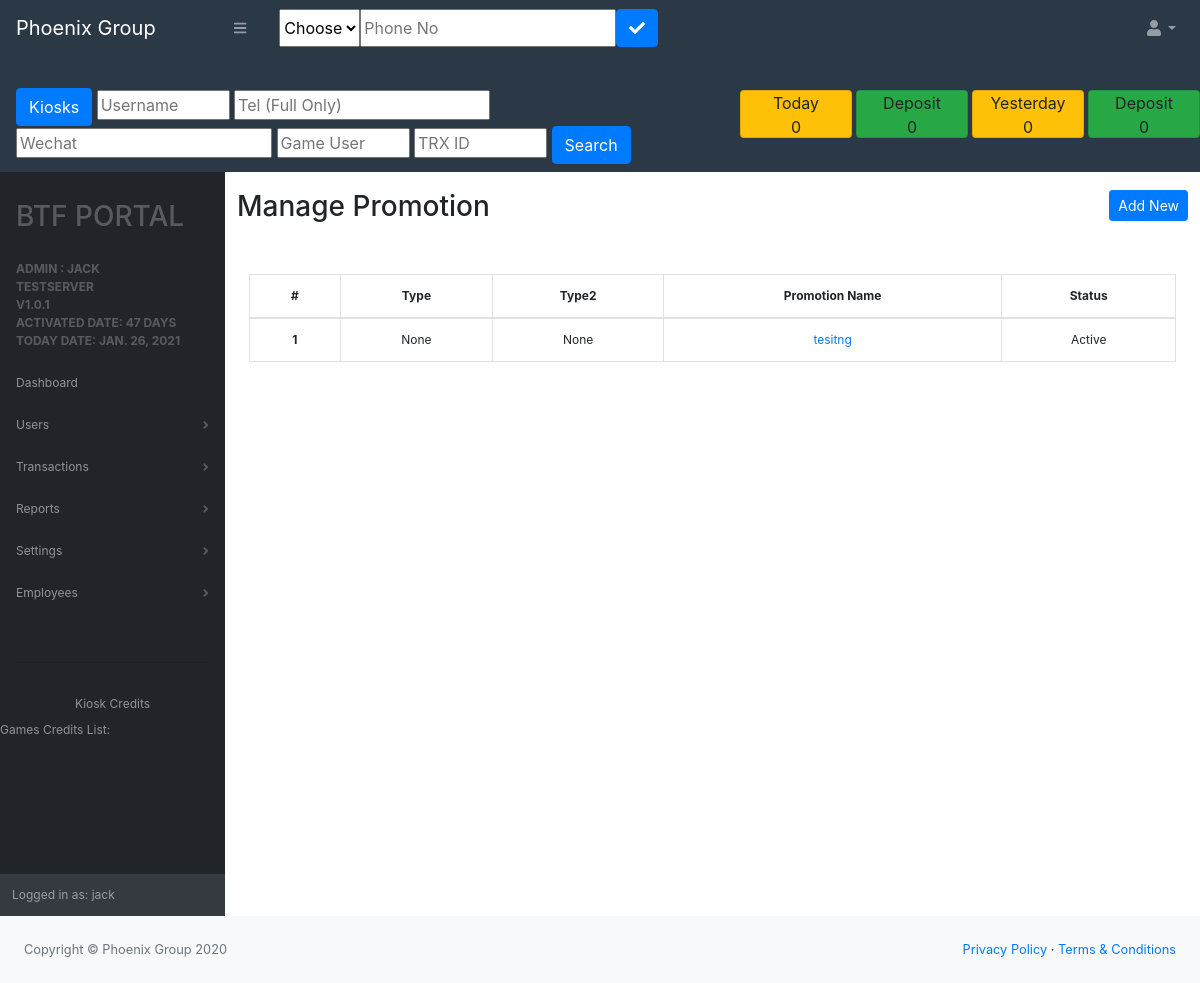
The page /manage_promotion (signed in) on the database its author committed.
### accounts/models.py (models this page shows, shortened)
class Promotion(models.Model):	#add_game
	CATEGORY = {
		('Slot','Slot'),
		('Casino','Casino'),
		('Sports','Sports'),
		('Fish','Fish'),
		('7/11','7/11'),
	}
	MAIN =	(
		('Main','Main'),
	)
	STATUS =	(
		('Active','Active'),
		('Inactive','Inactive'),
	)
	ONOFF =	(
		('On','On'),
		('Off','Off'),
	)
	DAY =	(
		('Monday','Monday'),
		('Tuesday','Tuesday'),
		('Wednesday','Wednesday'),
		('Thursday','Thursday'),
		('Friday','Friday'),
		('Saturday','Saturday'),
		('Sunday','Sunday'),
	)
	USAGE = {
		('Daily','Daily'),
		('Weekly','Weekly'),
		('Monthly','Monthly'),
		('Yearly','Yearly'),
		('One Time Only','One Time Only'),
		('Unlimited','Unlimited'),
		('Twice a Day','Twice a Day'),
		('Thrice a Day','Thrice a Day'),
	}
	PROMO_TYPE1 = {
		('Promo','Promo'),
		('Free Credit','Free Credit'),
		('Recommend','Recommend'),
		('Void Credit','Void Credit'),
		('Borrow Credit','Borrow Credit'),
		('Lock Credit','Lock Credit'),
		('Withdrawal','Withdrawal'),
	}
	PROMO_TYPE2 = {
		('Rebate Bonus','Rebate Bonus'),
		('No Bonus','No Bonus'),
		('No Bonus Topup','No Bonus (Below Minimum Topup Amount)'),
		('Ticket','Ticket'), #By accumulate    By per ticket
	}
	TICKET_TAG =	(
		('Accumulate','By Accumulate'),
		('Ticket','By Per Ticket'),
	)
	name                    = models.CharField(max_length=254, null=False,blank=False)
	category                = models.CharField(max_length=200, null=True, blank=True,choices=MAIN)
	tag1                    = models.CharField(max_length=200, null=True, blank=True,choices=PROMO_TYPE1)
	tag2                    = models.CharField(max_length=200, null=True, blank=True,choices=PROMO_TYPE2)
	ticket_tag              = models.CharField(max_length=200, null=True, blank=True,choices=TICKET_TAG)
	amount_percentage       = models.IntegerField(default=0)
	amount                  = models.FloatField(default=0.00)
	max_claim_amount        = models.FloatField(default=0.00)
	min_transaction_amount  = models.FloatField(default=0.00)
	max_transaction_amount  = models.FloatField(default=0.00)
	min_deposit_amount      = models.FloatField(default=0.00)
	max_deposit_amount      = models.FloatField(default=0.00)
	min_withdrawal_rollover = models.FloatField(default=0.00)
	max_withdrawal_rollover = models.FloatField(default=0.00)
	min_withdrawal_turnover = models.FloatField(default=0.00)
	max_withdrawal_turnover = models.FloatField(default=0.00)
	min_withdrawal_amount   = models.FloatField(default=0.00)
	max_withdrawal_amount   = models.FloatField(default=0.00)
	override                = models.CharField(default="Off", max_length=200, null=True, blank=True,choices=ONOFF)
	rebate_date_from        = models.CharField(max_length=254, null=True, blank=True)
	rebate_date_to          = models.CharField(max_length=254, null=True, blank=True)
	rebate_day              = models.CharField(default="Off", max_length=200, null=True, blank=True,choices=DAY)
	game_category           = models.CharField(max_length=200, null=True, blank=True,choices=CATEGORY)
	restriction_category    = models.CharField(max_length=200, null=True, blank=True,choices=CATEGORY)
	restriction_game        = models.ForeignKey(Game, null=True, blank=True, on_delete=models.SET_NULL)
	usage                   = models.CharField(max_length=200, null=True, blank=True,choices=USAGE)
	message                 = models.TextField(max_length=254, null=True, blank=True)
	status                  = models.CharField(max_length=200, null=True, choices=STATUS,default='Active')\
	date_created = models.DateTimeField(auto_now_add=True)
	date_updated = models.DateTimeField(auto_now=True)

### accounts/views.py (the view)
# urls.py: path('manage_promotion', views.manage_promotion, name='manage_promotion'),
@login_required(login_url='login')
def manage_promotion(request):
	promotions = Promotion.objects.all().order_by("id")
	context    = {'promotions':promotions}
	return render(request, 'accounts/manage/manage_promotion.html',  context)

### accounts/views.py (called while the page is built)
def activeDate_on_all_page(request): # show activate dated
	hostname 		  = request.get_host()
	timeNow_side      = datetime.now().date()
	present           = datetime.now()
	future            = datetime(2020, 9, 24)
	active_date		  = datetime.now() - datetime(2020, 9, 24)
	active_date1	  = datetime.now() - datetime(2020, 12, 10)
	active_date2	  = datetime.now() - datetime(2020, 9, 24)
	active_date3	  = datetime.now() - datetime(2020, 9, 24)
	return {'active_date': active_date,
	'active_date1': active_date1,
	'active_date2': active_date2,
	'active_date3': active_date3,
	'timeNow_side':timeNow_side,"hostname":hostname}

def referral_on_all_pages(request):
    return {'referrals': Referral.objects.all().order_by("id")}

def bank_on_all_pages(request):
    return {'banks': Bank.objects.all().order_by("id")}

def game_on_all_pages(request):
    return {'games': Game.objects.all().order_by("id")}

### accounts/templates/accounts/manage/manage_promotion.html
{% extends 'accounts/main.html' %} {% block content %}
<br>
<div class="row">
    <h3>Manage Promotion</h3>
    <div class="ml-auto">
        <a class="btn btn-sm btn-primary " href="{% url 'add_promotion' %}">Add New</a>
    </div>
</div>
<br>
<table class="table table-bordered mt-4 align-content-center align-items-center text-center ">
    <thead>
        <tr>
            <th scope="col ">#</th>
            <th scope="col ">Type</th>
            <th scope="col ">Type2</th>
            <th scope="col ">Promotion Name</th>
            <th scope="col ">Status</th>
        </tr>
    </thead>
    <tbody>
        {% for promotion in promotions %}
        <tr>
            <th scope="row ">{{forloop.counter}}</th>
            <td>{{promotion.tag1}}</td>
            <td>{{promotion.tag2}}</td>
            <td><a href="{% url 'edit_promotion' promotion.id %}">{{promotion.name}}</a></td>
            <td>{{promotion.status}}</td>
            {% endfor %}
    </tbody>
</table>
{% endblock content %}

### accounts/templates/accounts/main.html (shortened to what this page needs)
{% load static %}
<!DOCTYPE html>
<html lang="en">
<head>
</head>
<body>
    {% include "accounts/navbar/navbar.html" %} {% include "accounts/navbar/sidebar.html" %}
    <div id="layoutSidenav_content">
        <main>
            <div class="container-fluid">
                {% block content%} {% endblock %}
            </div>
        </main>
    </div>
    </div>
</body>
<link href="https://stackpath.bootstrapcdn.com/bootstrap/4.3.1/css/bootstrap.min.css" rel="stylesheet">
<link rel="stylesheet" type="text/css" href="{% static '/css/main.css' %}">
<link href="{% static 'css/navbar.css' %}" rel="stylesheet" /> {% include 'accounts/main/footer.html' %}
</html>

### accounts/templates/accounts/navbar/navbar.html (shortened to what this page needs)
{% load static %}
<nav class="sb-topnav navbar navbar-expand navbar-dark bg-dark">
    <a class="navbar-brand" href="{% url 'home' %}">Phoenix Group</a>
    <button class="btn btn-link btn-sm order-1 order-lg-0" id="sidebarToggle" href="#"><i class="fas fa-bars"></i></button> {% include "accounts/navbar/create_customer.html" %}
    <div class="ml-auto">
        <ul class="navbar-nav ml-auto ml-md-0">
            <li class="btn-group dropdown">
                <a class="nav-link dropdown-toggle" id="userDropdown" href="#" role="button" data-toggle="dropdown" aria-haspopdown="true" aria-expanded="false"><i class="fas fa-user fa-fw"></i></a>
            </li>
        </ul>
    </div>
</nav>
<nav class="navbar navbar-expand navbar-dark bg-dark">
    <form action="{% url 'search_user' %}" method="GET" name="search_user">
        <div class="mr-auto">
            <br><a class="btn btn-primary" href="{% url 'kiosks' %}">Kiosks</a>
            <input size="8" type="text" name="name" placeholder="Username">
            <input size="8" type="number" name="phone" placeholder="Tel (Full Only)">
            <input size="8" type="number" name="wechat" placeholder="Wechat">
            <input size="8" type="text" name="game" placeholder="Game User">
            <input size="8" type="text" name="trx" placeholder="TRX ID">
            <button class="btn btn-primary" type="submit">Search</button>
        </div>
    </form>
    <div class="ml-auto">
        <div class="d-inline-flex text-center" style="min-width: 28rem; max-height: 3rem;">
            <div class="card ml-1 col-md-3 bg-warning ">
                Today
                <br>{{todays_customer}}
            </div>
            <div class="card ml-1 col-md-3 bg-success ">
                Deposit<br>{{todays_deposit}}</div>
            <div class="card ml-1 col-md-3 bg-warning ">
                Yesterday
                <br>{{yesterdays_customer}}
            </div>
            <div class="card ml-1 col-md-3 bg-success ">
                Deposit<br>{{yesterdays_deposit}}</div>
        </div>
    </div>
</nav>

### accounts/templates/accounts/navbar/create_customer.html (shortened to what this page needs)
{% load static %}
<form action="{% url 'create_customer' %}" method="POST" name="create_customer">
    <div class="row ml-4">
        <select id="add_new_user" name="referral" size="1" onchange="myFunction()" required>
            <option value="">Choose</option>
        </select>
        <input type="number" placeholder="Phone No" name="phone" required>
        <button class="btn btn-primary " type="submit"><i class="fas fa-check"></i></button>
    </div>
</form>

### accounts/templates/accounts/navbar/sidebar.html (shortened to what this page needs)
<div id="layoutSidenav" style="font-size: 12px;">
    <div id="layoutSidenav_nav">
        <nav class="sb-sidenav accordion sb-sidenav-dark" id="sidenavAccordion">
            <div class="sb-sidenav-menu">
                <div class="nav">
                    <div class="sb-sidenav-menu-heading">
                        <h3>BTF Portal</h3><br>Admin : {{request.user}}
                        <br> {{hostname}}
                        <br> V1.0.1
                        <br> Activated Date: {{active_date1.days}} Days
                        <br> Today Date: {{timeNow_side}}
                    </div>
                    <a class="nav-link" href="{% url 'home' %}">
                        Dashboard
                    </a>
                    <a class="nav-link collapsed" href="#" data-toggle="collapse" data-target="#collapseLayouts" aria-expanded="false" aria-controls="collapseLayouts">
                        Users
                        <div class="sb-sidenav-collapse-arrow"><i class="fas fa-angle-down"></i></div>
                    </a>
                    <a class="nav-link collapsed" href="#" data-toggle="collapse" data-target="#collapsePages" aria-expanded="false" aria-controls="collapsePages">
                        Transactions
                        <div class="sb-sidenav-collapse-arrow"><i class="fas fa-angle-down"></i></div>
                    </a>
                    <a class="nav-link collapsed" href="#" data-toggle="collapse" data-target="#collapsePages1" aria-expanded="false" aria-controls="collapsePages1">
                        Reports
                        <div class="sb-sidenav-collapse-arrow"><i class="fas fa-angle-down"></i></div>
                    </a>
                    <a class="nav-link collapsed" href="#" data-toggle="collapse" data-target="#collapsePages2" aria-expanded="false" aria-controls="collapsePages2">
                        Settings
                        <div class="sb-sidenav-collapse-arrow"><i class="fas fa-angle-down"></i></div>
                    </a>
                    <a class="nav-link collapsed" href="#" data-toggle="collapse" data-target="#collapsePages3" aria-expanded="false" aria-controls="collapsePages3">
                        Employees
                        <div class="sb-sidenav-collapse-arrow"><i class="fas fa-angle-down"></i></div>
                    </a>
                    <div class="collapse" id="collapsePages3" aria-labelledby="headingOne" data-parent="#sidenavAccordion">
                        <nav class="sb-sidenav-menu-nested nav">
                            <a class="nav-link" href="{% url 'action_logs' %}">Action Logs
                        </nav>
                    </div>
                </div>
                <hr>
                <a class=" nav-link text-center" href="#">
                        Kiosk Credits
                    </a> Games Credits List:
                    </div>
                    <div class="sb-sidenav-footer">
                        <div>Logged in as: {{request.user}}</div>
                    </div>
                    </nav>
                </div>

### accounts/templates/accounts/main/footer.html
<footer class="py-4 bg-light mt-auto">
    <div class="container-fluid">
        <div class="d-flex align-items-center justify-content-between small">
            <div class="text-muted">Copyright &copy; Phoenix Group 2020</div>
            <div>
                <a href="#">Privacy Policy</a> &middot;
                <a href="#">Terms &amp; Conditions</a>
            </div>
        </div>
    </div>
</footer>

### static/css/main.css (style rules this page uses)
body { background-color: #ebeff5; }

### rows shown on the page
Promotion: tag1 "None", tag2 "None", name "tesitng", status "Active"

### other values the page prints
{{ todays_customer }} "0"
{{ todays_deposit }} "0"
{{ yesterdays_customer }} "0"
{{ yesterdays_deposit }} "0"
{{ request.user }} "JACK"
{{ hostname }} "TESTSERVER"
{{ active_date1.days }} "47"
{{ request.user }} "jack"
